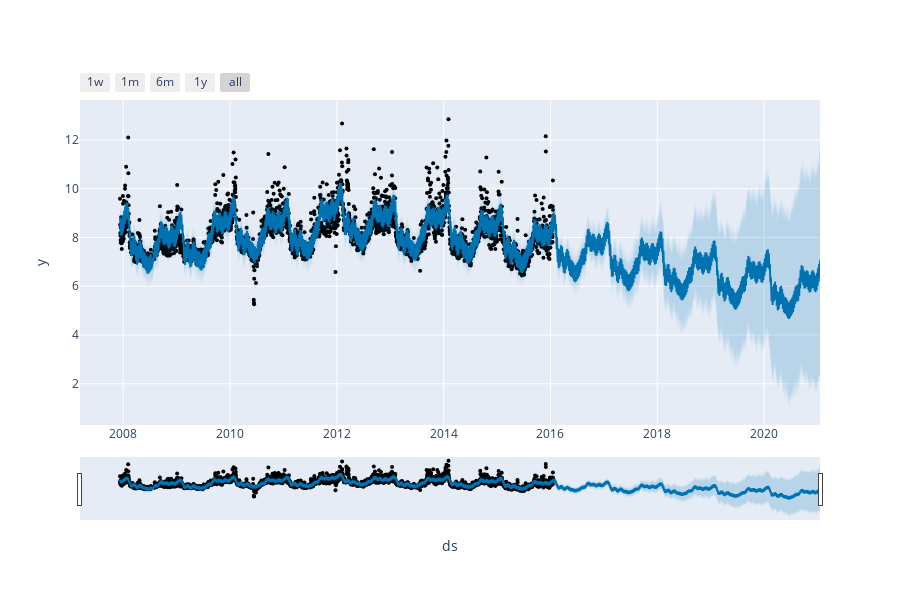

Notebook code for this chart:
### Code cell
#Interactive Plotly graph -- non functional
from prophet.plot import plot_plotly, plot_components_plotly

plot_plotly(m, forecast)

### Figure 1 — Plotly figure (JSON) as saved in the notebook; plotly's stock layout.template omitted (floating-point values rounded to 4 significant figures; data arrays with more than 128 entries replaced by an {"elided": "..."} marker saying what was removed)
{"data": [{"marker": {"color": "black", "size": 4}, "mode": "markers", "name": "Actual", "type": "scatter", "x": {"elided": "2905 str values"}, "y": {"elided": "2905 float values"}}, {"hoverinfo": "skip", "line": {"width": 0}, "mode": "lines", "type": "scatter", "x": {"elided": "4730 str values"}, "y": {"elided": "4730 float values"}}, {"fill": "tonexty", "fillcolor": "rgba(0, 114, 178, 0.2)", "line": {"color": "#0072B2", "width": 2}, "mode": "lines", "name": "Predicted", "type": "scatter", "x": {"elided": "4730 str values"}, "y": {"elided": "4730 float values"}}, {"fill": "tonexty", "fillcolor": "rgba(0, 114, 178, 0.2)", "hoverinfo": "skip", "line": {"width": 0}, "mode": "lines", "type": "scatter", "x": {"elided": "4730 str values"}, "y": {"elided": "4730 float values"}}], "layout": {"height": 600, "showlegend": false, "width": 900, "xaxis": {"autorange": true, "range": ["2007-03-11 09:36", "2021-01-18"], "rangeselector": {"buttons": [{"count": 7, "label": "1w", "step": "day", "stepmode": "backward"}, {"count": 1, "label": "1m", "step": "month", "stepmode": "backward"}, {"count": 6, "label": "6m", "step": "month", "stepmode": "backward"}, {"count": 1, "label": "1y", "step": "year", "stepmode": "backward"}, {"step": "all"}]}, "rangeslider": {"autorange": true, "range": ["2007-03-11 09:36", "2021-01-18"], "visible": true, "yaxis": {"_template": null, "rangemode": "match"}}, "title": {"text": "ds"}, "type": "date"}, "yaxis": {"autorange": true, "range": [0.3109, 13.64], "title": {"text": "y"}, "type": "linear"}}}
